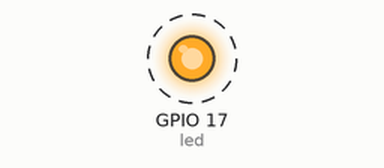
This program was run on a simulated Raspberry Pi (BCM pin numbers). Shown: output pins drawn as LEDs (lit = HIGH). Dashed ring = blinking.

Above: at 0.5 s.
Timing chart, 0 to 4.6 s (numbered marks = the images above):
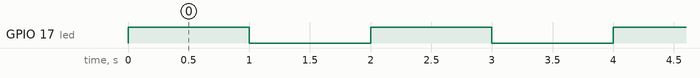

Measured:
- by itself, GPIO 17 (led): alternates HIGH for 1.0 s and LOW for 1.0 s

The program:

s10_02_read_write_files.py
```python
from gpiozero import LED
from time import sleep

led = LED(17)

try:
    while True:
        led.on()
        sleep(1)
        led.off()
        sleep(1)
except KeyboardInterrupt:
    print("Exiting gracefully")
    led.off()
    sleep(1)
    led.close()
```
